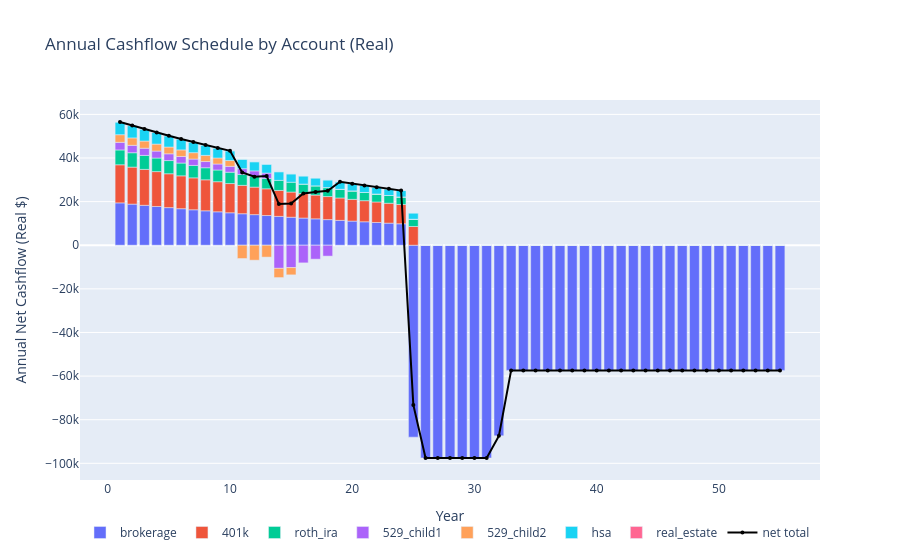

Notebook code cell kept with this figure:
### Markdown cell above
## 8. Annual cashflow schedule

Net inflows (+) and outflows (−) per account each year, in real dollars.

### Code cell
print(result.cashflow_schedule)
result.plot_cashflow_schedule().show()
